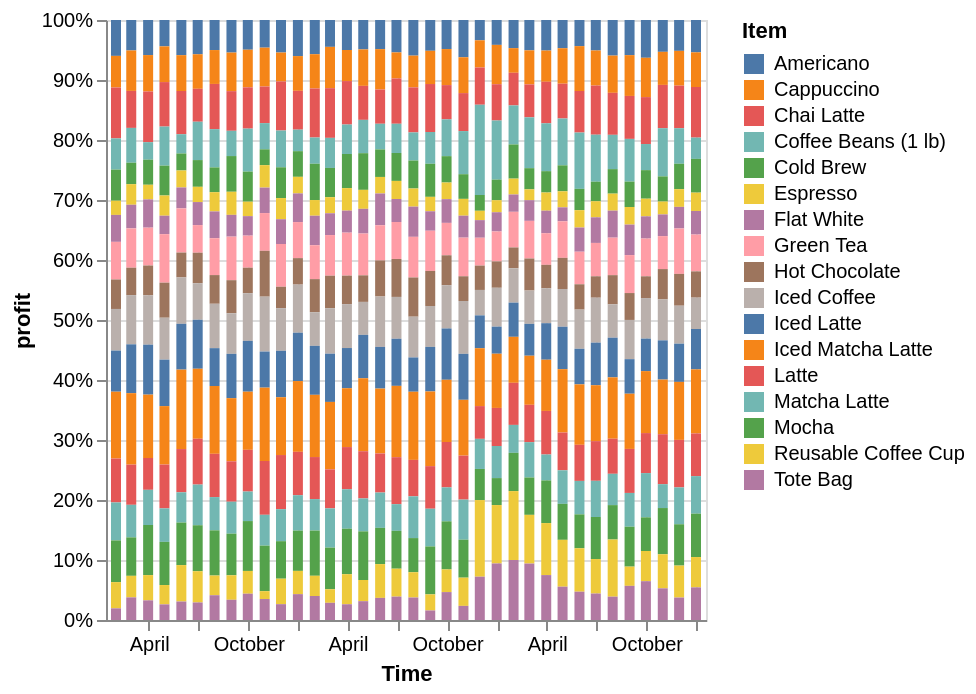

Write notebook code for a chart like this one.
### Code cell
item_month_facet = alt.Chart(monthly_items).mark_bar(point=True).encode(
    x = alt.X("date_time:T").title("Time"),
    y = alt.Y("profit", stack = "normalize").title("profit"),
    color = alt.Color("item_name").title("Item")
).
item_month_facet

### Figure 1 — Vega specification as saved in the notebook (floating-point values rounded to 4 significant figures; data arrays with more than 128 entries replaced by an {"elided": "..."} marker saying what was removed)
{"$schema": "https://vega.github.io/schema/vega/v5.json", "data": [{"name": "source_0", "values": {"elided": "612 records"}, "transform": [{"type": "formula", "expr": "toDate(datum['date_time'])", "as": "date_time"}]}, {"name": "source_0_color_domain_item_name", "values": [{"item_name": "Americano"}, {"item_name": "Cappuccino"}, {"item_name": "Chai Latte"}, {"item_name": "Coffee Beans (1 lb)"}, {"item_name": "Cold Brew"}, {"item_name": "Espresso"}, {"item_name": "Flat White"}, {"item_name": "Green Tea"}, {"item_name": "Hot Chocolate"}, {"item_name": "Iced Coffee"}, {"item_name": "Iced Latte"}, {"item_name": "Iced Matcha Latte"}, {"item_name": "Latte"}, {"item_name": "Matcha Latte"}, {"item_name": "Mocha"}, {"item_name": "Reusable Coffee Cup"}, {"item_name": "Tote Bag"}]}], "marks": [{"type": "rect", "name": "marks", "from": {"data": "source_0"}, "encode": {"update": {"y": {"field": "profit_end", "scale": "y"}, "fill": {"field": "item_name", "scale": "color"}, "width": {"value": 5}, "xc": {"field": "date_time", "scale": "x"}, "y2": {"field": "profit_start", "scale": "y"}}}, "style": ["bar"]}], "scales": [{"name": "x", "type": "time", "domain": {"data": "source_0", "field": "date_time"}, "range": [0, {"signal": "width"}], "padding": 5}, {"name": "y", "type": "linear", "domain": [0, 1], "range": [{"signal": "height"}, 0], "zero": true, "nice": true}, {"name": "color", "type": "ordinal", "domain": {"data": "source_0_color_domain_item_name", "field": "item_name", "sort": true}, "range": "category"}], "axes": [{"scale": "x", "domain": false, "aria": false, "labels": false, "gridScale": "y", "minExtent": 0, "ticks": false, "zindex": 0, "grid": true, "maxExtent": 0, "tickCount": {"signal": "ceil(width/40)"}, "orient": "bottom"}, {"scale": "y", "orient": "left", "zindex": 0, "aria": false, "maxExtent": 0, "tickCount": {"signal": "ceil(height/40)"}, "gridScale": "x", "domain": false, "minExtent": 0, "labels": false, "ticks": false, "grid": true}, {"scale": "x", "orient": "bottom", "grid": false, "zindex": 0, "labelFlush": true, "labelOverlap": true, "tickCount": {"signal": "ceil(width/40)"}, "title": "Time"}, {"scale": "y", "title": "profit", "zindex": 0, "grid": false, "format": ".0%", "tickCount": {"signal": "ceil(height/40)"}, "orient": "left", "labelOverlap": true}], "background": "white", "padding": 5, "style": "cell", "legends": [{"title": "Item", "fill": "color", "symbolType": "square"}], "width": 300, "height": 300}
